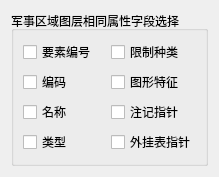
           <widget class="QWidget" name="tab_Layer_Q">
            <attribute name="title">
             <string>军事区域</string>
            </attribute>
            <layout class="QGridLayout" name="gridLayout_38">
             <item row="0" column="0">
              <widget class="QGroupBox" name="groupBox_Q">
               <property name="title">
                <string>军事区域图层相同属性字段选择</string>
               </property>
               <layout class="QGridLayout" name="gridLayout_23">
                <item row="3" column="1">
                 <widget class="QCheckBox" name="checkBox_WaiGuaBiaoZhiZhen_Q">
                  <property name="text">
                   <string>外挂表指针</string>
                  </property>
                 </widget>
                </item>
                <item row="1" column="1">
                 <widget class="QCheckBox" name="checkBox_TuXingTeZheng_Q">
                  <property name="text">
                   <string>图形特征</string>
                  </property>
                 </widget>
                </item>
                <item row="0" column="0">
                 <widget class="QCheckBox" name="checkBox_YaoSuBianHao_Q">
                  <property name="text">
                   <string>要素编号</string>
                  </property>
                 </widget>
                </item>
                <item row="2" column="1">
                 <widget class="QCheckBox" name="checkBox_ZhuJiZhiZhen_Q">
                  <property name="text">
                   <string>注记指针</string>
                  </property>
                 </widget>
                </item>
                <item row="2" column="0">
                 <widget class="QCheckBox" name="checkBox_MingCheng_Q">
                  <property name="text">
                   <string>名称</string>
                  </property>
                 </widget>
                </item>
                <item row="1" column="0">
                 <widget class="QCheckBox" name="checkBox_BianMa_Q">
                  <property name="text">
                   <string>编码</string>
                  </property>
                 </widget>
                </item>
                <item row="3" column="0">
                 <widget class="QCheckBox" name="checkBox_LeiXing_Q">
                  <property name="text">
                   <string>类型</string>
                  </property>
                 </widget>
                </item>
                <item row="0" column="1">
                 <widget class="QCheckBox" name="checkBox_XianZhiZhongLei_Q">
                  <property name="text">
                   <string>限制种类</string>
                  </property>
                 </widget>
                </item>
               </layout>
              </widget>
             </item>
            </layout>
           </widget>
